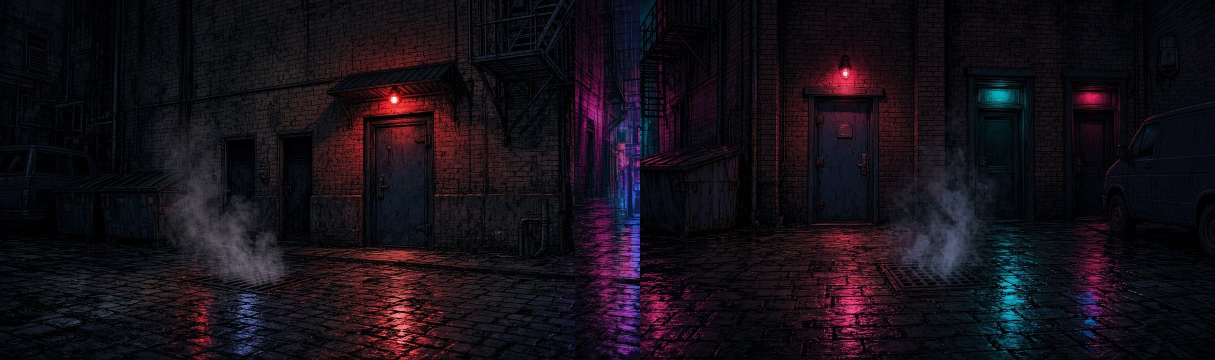
#> input picture assets/nightclub/plates/alley.jpg, 2430 x 720 px, given in place of mainfloor_walk_06.jpg, which was not available (shown at 1/2 size)
$ python stitch.py
#> lines starting #> are read from the running program, lines starting #| are printed output that depends on the picture; pictures that were not available may be replaced by others from this repository, and a replacement may not be noted
"""Stitch 16:9 room renders into one walkable plate (the generators can't make 4:1 panoramas).

Each source image becomes a "bay"; neighbouring bays cross-fade over SEAM px. Mirrored bays (name
ending in '~') add variety. Writes assets/nightclub/plates/<room>.jpg: the 3D club's side rooms hang
them on their back walls (src/club3d/rooms.js), the brawler fights in front of them
(src/brawlplate.js) and loose polaroids use them (src/polaroids.js). It also prints each plate's
width, seams and arches in plate units (1024 px tall), for the record: the 2D club that walked them is gone.

    python tools/nightclub/stitch.py            # every room in ROOMS below
    python tools/nightclub/stitch.py main dark  # just these
"""
import json
import os
import sys
from PIL import Image, ImageOps

ROOT = os.path.abspath(os.path.join(os.path.dirname(__file__), '..', '..'))
SRC = os.path.join(ROOT, 'assets', 'nightclub', 'incoming')  # stems without a batch folder are batch1
OUT = os.path.join(ROOT, 'assets', 'nightclub', 'plates')
H, SEAM, PLATE_H = 720, 130, 1024

# room -> bays (file stem, '~' = mirrored) and the arch centres in each source image (0..1 across)
ARCH_WALK = [0.31, 0.5, 0.67]
ROOMS = {
    'main': [('mainfloor_walk_06', ARCH_WALK), ('mainfloor_walk_11', ARCH_WALK), ('mainfloor_walk_15', ARCH_WALK)],
    'corridor': [('mainfloor_walk_10', [0.36, 0.5, 0.64]), ('mainfloor_walk_13', [0.36, 0.5, 0.64])],
    'dark': [('mainfloor_walk_14', []), ('mainfloor_walk_14~', [])],
    'bar': [('mainfloor_walk_02', []), ('mainfloor_walk_02~', [])],
    'lounge': [('mainfloor_djview_05', []), ('mainfloor_djview_03', [])],
    # batch 2 (2026-10-04): arch centres estimated from the renders
    'entrance': [('batch2/entrance_01', [0.36, 0.57]), ('batch2/entrance_03', [0.37, 0.54, 0.7])],
    'balcony': [('batch2/balcony_01', [0.3, 0.49, 0.7]), ('batch2/balcony_02', [0.36, 0.54, 0.74]), ('batch2/balcony_03', [0.4, 0.58])],
    'vip': [('batch2/vip_01~', [0.88]), ('batch2/vip_03', [])],
    'restroom': [('batch2/restroom_01', []), ('batch2/restroom_03', [])],
    'office': [('batch2/office_01', [0.78]), ('batch2/office_03', [0.39])],
    'storage': [('batch2/storage_01', [0.36, 0.82]), ('batch2/storage_02', [0.29, 0.52])],
    'alley': [('batch2/alley_01', [0.38, 0.63]), ('batch2/alley_03', [0.42, 0.62, 0.8])],
}


def load(stem):
#> called with stem = 'mainfloor_walk_06'
    flip = stem.endswith('~')
    name = stem.rstrip('~')
    im = Image.open(os.path.join(SRC, name if '/' in name else 'batch1/' + name) + '.jpg').convert('RGB')
#> im is the input picture: PIL image 2430x720 RGB; mean R, G, B 22.2, 16, 23.3
    im = im.resize((round(im.width * H / im.height), H), Image.LANCZOS)
    return ImageOps.mirror(im) if flip else im, flip


def stitch(room, bays):
    ims = [load(s) for s, _ in bays]
#> call 2 of load, with stem = 'mainfloor_walk_11'
#> in load (call 2), `flip = stem.endswith('~')`: flip = False
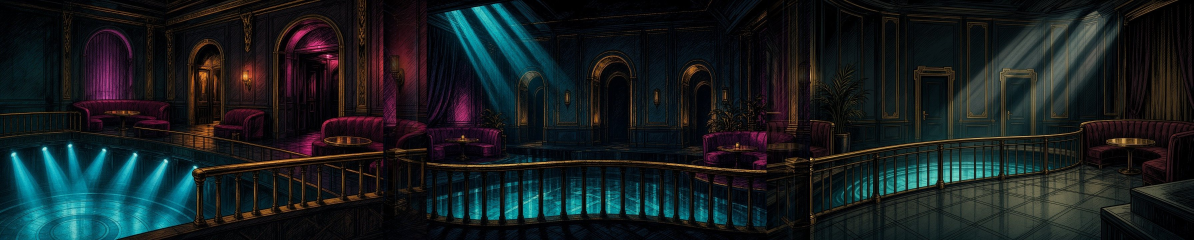
#> input picture assets/nightclub/plates/balcony.jpg, 3580 x 720 px, given in place of mainfloor_walk_11.jpg, which was not available (shown at 1/3 size)
#> in load, im is the input picture: PIL image 3580x720 RGB; mean R, G, B 22.3, 29.8, 31.6
#> ims = 3 items
    w = sum(im.width for im, _ in ims) - SEAM * (len(ims) - 1)
#> w = 9330
    out = Image.new('RGB', (w, H))
#> out: PIL image 9330x720 RGB; every value is 0
    x, seams, arches = 0, [], []
    for i, ((im, flip), (_, arch)) in enumerate(zip(ims, bays)):
        if i == 0:
            out.paste(im, (0, 0))
        else:
            # linear cross-fade over the seam, then the rest of the bay
            mask = Image.linear_gradient('L').rotate(90, expand=True).resize((SEAM, H))
            mask = ImageOps.mirror(mask)  # 0 at the left edge of the seam → 255 at the right
            region = out.crop((x, 0, x + SEAM, H))
            out.paste(Image.composite(im.crop((0, 0, SEAM, H)), region, mask), (x, 0))
            out.paste(im.crop((SEAM, 0, im.width, H)), (x + SEAM, 0))
            seams.append(x + SEAM / 2)
        for a in arch:
            arches.append(x + (1 - a if flip else a) * im.width)
        x += im.width - SEAM
#> this loop made 3 passes
#> x on passes 1 to 3: 2300, 5750, 9200
#> pass 2, in stitch, `mask = Image.linear_gradient('L').rotate(90, expand=True).resize((SEAM..`:
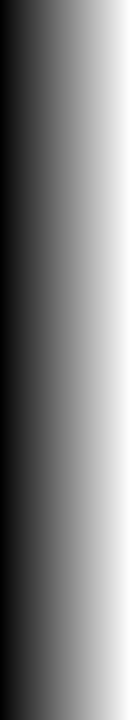
#> mask: PIL image 130x720 L; min 1, max 254, mean 127.5
#> pass 2, in stitch, `mask = ImageOps.mirror(mask)`:
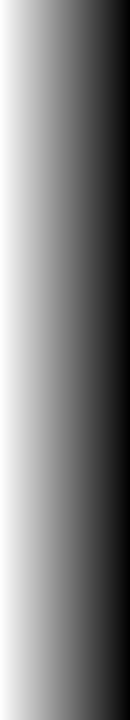
#> mask: PIL image 130x720 L; min 1, max 254, mean 127.5
#> pass 2, in stitch, `region = out.crop((x, 0, x + SEAM, H))`:
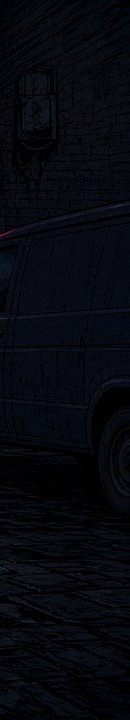
#> region: PIL image 130x720 RGB; mean R, G, B 6.7, 8.3, 14.8
#> pass 3, in stitch, `region = out.crop((x, 0, x + SEAM, H))`:
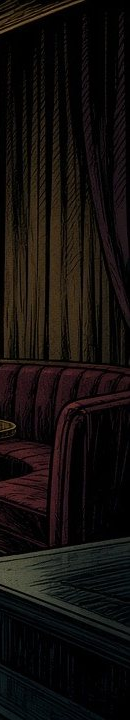
#> region: PIL image 130x720 RGB; mean R, G, B 19.2, 14.8, 12.8
#> after the loop:
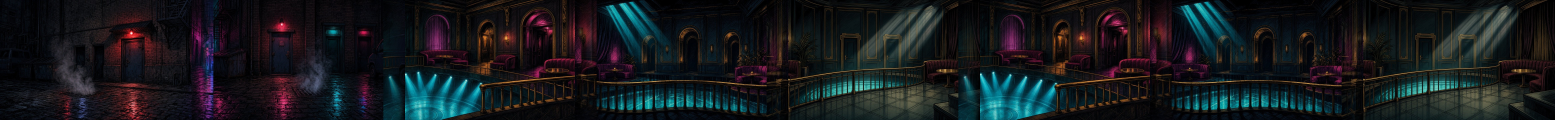
#> out: PIL image 9330x720 RGB (shown at 1/6 size); mean R, G, B 22.6, 26.2, 29.4
#> after the loop, arches = [753.3, 1215, 1628.1, 3409.8, 4090, 4698.6, 6859.8, 7540, 8148.6]; seams = [2365, 5815]; x = 9200
    os.makedirs(OUT, exist_ok=True)
    out.save(os.path.join(OUT, f'{room}.jpg'), quality=84, optimize=True)
    k = PLATE_H / H
    entry = {'src': f'{room}.jpg', 'w': round(w * k), 'seams': [round(s * k) for s in seams], 'arches': sorted(round(a * k) for a in arches)}
#> entry = {'src': 'main.jpg', 'w': 13269, 'seams': [3364, 8270], 'arches': [1071, 1728, 2316, 4849, 5817, 6682, 9756, 10724, 11589]}
    kb = os.path.getsize(os.path.join(OUT, f'{room}.jpg')) // 1024
    print(f"  {room}: {json.dumps(entry)},  // {w}x{H}, {kb} KB")
#|   main: {"src": "main.jpg", "w": 13269, "seams": [3364, 8270], "arches": [1071, 1728, 2316, 4849, 5817, 6682, 9756, 10724, 11589]},  // 9330x720, 1488 KB


if __name__ == '__main__':
    for r in (sys.argv[1:] or ROOMS):
#> (the run stopped early here; a loop or call above may not have finished)
